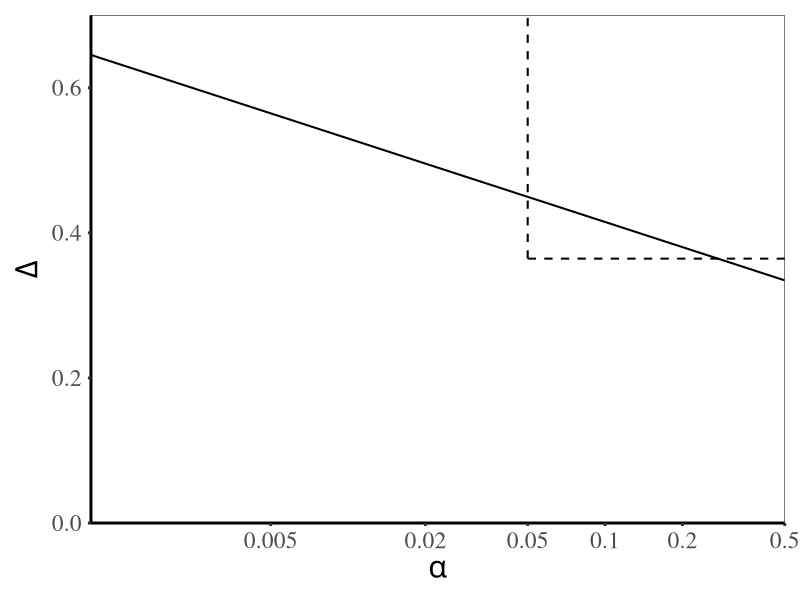

Here is the R script that generated this plot:
## ======================================================================
## Single-file script: B/W plot of equivalence curve and e-value curve
## Fixed version:
## - no right-edge artifact
## - complete dashed h=1 limit curve
## - dashed vertical goes all the way to top (Delta = mu_max)
## ======================================================================

suppressPackageStartupMessages(library(ggplot2))

# ---- 0) Easy parameters to tune ----
cfg <- list(
  x      = .2,
  sigma  = .1,
  delta  = -.1,
  alpha  = 0.05,
  
  mu_min  = 0,
  mu_max  = .7,
  mu_step = 0.001,
  
  h_vec            = c(0.5),
  include_h1_limit = TRUE,
  
  caps   = c(1000),
  h1_cap = NULL,
  
  panel         = "capped",   # "root", "capped", "both"
  plot_php      = TRUE,
  swap_axes     = TRUE,
  use_log_scale = TRUE,
  value_limits  = c(1e-3, 0.5),
  log_floor     = 1e-6,
  
  value_breaks = c(0.005, 0.02, 0.05, 0.1, 0.2, 0.5),
  value_labels = c("0.005","0.02","0.05","0.1","0.2","0.5"),
  
  show_legend     = FALSE,
  legend_position = "bottom",
  legend_nrow     = 1,
  
  base_size    = 22,
  tick_size    = 17,
  base_family  = "serif",
  line_width   = 0.7,
  facet_labels = c(root = "Uncapped", capped = "Capped"),
  linetype_map = c("0.5" = "solid"),
  
  save_path = NULL,
  width     = 3.35,
  height    = 2.4,
  dpi       = 300
)

# ---- 1) Numerically-stable helpers ----
LOG_MAX <- log(.Machine$double.xmax)
LOG_MIN <- log(.Machine$double.xmin)

clamp <- function(x, lo, hi) pmin(pmax(x, lo), hi)

logspace_add <- function(a, b) {
  m <- pmax(a, b)
  m + log(exp(a - m) + exp(b - m))
}

# ---- 2) Capped LR boost ----
compute_log_boost <- function(mu, sigma, k, C) {
  stopifnot(length(mu) == 1, is.finite(mu), mu >= 0)
  stopifnot(length(sigma) == 1, is.finite(sigma), sigma > 0)
  stopifnot(length(k) == 1, is.finite(k), k > 0)
  stopifnot(length(C) == 1, is.finite(C), C > 0)
  
  delta <- (k * mu) / sigma
  logC  <- log(C)
  
  g <- function(z) {
    log_t1 <- (-delta * (z - delta / 2)) + pnorm(z - delta, log.p = TRUE)
    log_t2 <- pnorm(z, lower.tail = FALSE, log.p = TRUE)
    log_lhs <- logspace_add(log_t1, log_t2)
    log_lhs + logC
  }
  
  lower <- -10
  upper <-  10
  it <- 0
  while (g(lower) * g(upper) > 0 && it < 30) {
    lower <- lower * 1.5
    upper <- upper * 1.5
    it <- it + 1
  }
  if (g(lower) * g(upper) > 0) {
    stop("compute_log_boost: failed to bracket root (try different parameters).")
  }
  
  z_sol <- uniroot(g, lower = lower, upper = upper)$root
  logC - delta * (z_sol - delta / 2)
}

# ---- 3) Root family ----
log_e_root_mu_h <- function(x, mu_vec, h, delta, sigma) {
  stopifnot(h < 1)
  dnorm(x, mean = mu_vec + delta / (1 - h), sd = sigma, log = TRUE) -
    dnorm(x, mean = mu_vec, sd = sigma, log = TRUE)
}

# ---- 4) Data builder ----
make_data <- function(cfg) {
  stopifnot(is.finite(cfg$x), length(cfg$x) == 1)
  stopifnot(is.finite(cfg$sigma), cfg$sigma > 0)
  stopifnot(is.finite(cfg$alpha), cfg$alpha > 0, cfg$alpha < 1)
  stopifnot(is.finite(cfg$delta), cfg$delta != 0)
  stopifnot(is.numeric(cfg$h_vec), length(cfg$h_vec) >= 1, all(is.finite(cfg$h_vec)), all(cfg$h_vec < 1))
  stopifnot(cfg$mu_min <= cfg$mu_max, cfg$mu_step > 0)
  
  mu_grid <- seq(cfg$mu_min, cfg$mu_max, by = cfg$mu_step)
  if (length(mu_grid) == 0) stop("Empty mu grid. Check mu_min/mu_max/mu_step.")
  
  default_cap <- 1 / cfg$alpha
  caps <- cfg$caps
  if (is.null(caps)) {
    caps <- rep(default_cap, length(cfg$h_vec))
  } else if (length(caps) == 1) {
    caps <- rep(as.numeric(caps), length(cfg$h_vec))
  } else {
    stopifnot(length(caps) == length(cfg$h_vec))
    caps <- as.numeric(caps)
  }
  h1_cap <- if (is.null(cfg$h1_cap)) default_cap else as.numeric(cfg$h1_cap)
  
  log_boosts <- mapply(
    function(h, cap) compute_log_boost(mu = abs(cfg$delta), sigma = cfg$sigma, k = 1 / (1 - h), C = cap),
    h = cfg$h_vec, cap = caps
  )
  stopifnot(all(is.finite(log_boosts)))
  
  root_list <- vector("list", length(cfg$h_vec))
  cap_list  <- vector("list", length(cfg$h_vec))
  
  for (i in seq_along(cfg$h_vec)) {
    h    <- cfg$h_vec[i]
    cap  <- caps[i]
    logb <- log_boosts[i]
    
    log_e_root <- log_e_root_mu_h(cfg$x, mu_grid, h, cfg$delta, cfg$sigma)
    
    e_root <- exp(clamp(log_e_root, LOG_MIN, LOG_MAX))
    root_list[[i]] <- data.frame(mu = mu_grid, h = h, family = "root", e_value = e_root)
    
    log_e_cap <- pmin(logb + log_e_root, log(cap))
    e_cap <- exp(clamp(log_e_cap, LOG_MIN, LOG_MAX))
    cap_list[[i]] <- data.frame(mu = mu_grid, h = h, family = "capped", e_value = e_cap)
  }
  
  out <- rbind(do.call(rbind, root_list), do.call(rbind, cap_list))
  
  if (isTRUE(cfg$include_h1_limit)) {
    indicator <- if (cfg$delta > 0) {
      as.numeric(cfg$x > qnorm(1 - cfg$alpha, mean = mu_grid, sd = cfg$sigma))
    } else {
      as.numeric(cfg$x < qnorm(cfg$alpha, mean = mu_grid, sd = cfg$sigma))
    }
    out <- rbind(out, data.frame(mu = mu_grid, h = 1, family = "capped", e_value = h1_cap * indicator))
  }
  
  stopifnot(all(is.finite(out$e_value)))
  stopifnot(all(out$e_value >= 0))
  out
}

# ---- 5) Plot builder ----
paper_theme <- function(cfg) {
  theme_classic(base_size = cfg$base_size, base_family = cfg$base_family) +
    theme(
      panel.border = element_rect(color = "black", fill = NA, linewidth = 0.35),
      axis.ticks.length = grid::unit(2.2, "pt"),
      axis.title = element_text(margin = margin(t = 6, r = 6)),
      axis.text = element_text(size = cfg$tick_size),
      legend.position = cfg$legend_position,
      legend.title = element_text(face = "plain"),
      legend.key.width = grid::unit(1.6, "cm"),
      strip.background = element_blank(),
      strip.text = element_text(face = "plain")
    )
}

bw_linetypes <- function(n) {
  types <- c("solid", "dashed", "dotdash", "dotted", "twodash", "longdash")
  rep(types, length.out = n)
}

make_plot <- function(df, cfg) {
  if (cfg$panel != "both") df <- df[df$family == cfg$panel, , drop = FALSE]
  df$family <- factor(df$family, levels = c("root", "capped"))
  
  h_chr <- as.character(df$h)
  h_num <- suppressWarnings(as.numeric(unique(h_chr)))
  if (!any(is.na(h_num))) {
    df$h <- factor(h_chr, levels = as.character(sort(unique(as.numeric(h_chr)))))
  } else {
    df$h <- factor(h_chr, levels = sort(unique(h_chr)))
  }
  
  show_leg <- cfg$show_legend
  if (identical(show_leg, "auto")) show_leg <- (nlevels(df$h) > 1)
  
  # Value transform
  e_plot <- pmax(df$e_value, cfg$log_floor)
  value  <- if (isTRUE(cfg$plot_php)) 1 / e_plot else if (isTRUE(cfg$use_log_scale)) e_plot else df$e_value
  
  # Censor outside limits for all data
  if (!is.null(cfg$value_limits)) {
    lo <- cfg$value_limits[1]
    hi <- cfg$value_limits[2]
    value[value < lo | value > hi] <- NA_real_
  }
  
  df$x_plot <- if (isTRUE(cfg$swap_axes)) value else df$mu
  df$y_plot <- if (isTRUE(cfg$swap_axes)) df$mu else value
  
  value_lab <- if (isTRUE(cfg$plot_php)) expression(alpha) else expression(epsilon[Delta])
  x_lab <- if (isTRUE(cfg$swap_axes)) value_lab else expression(Delta)
  y_lab <- if (isTRUE(cfg$swap_axes)) expression(Delta) else value_lab
  
  # Main curves only (exclude h=1, we draw that manually)
  df_main <- df[as.character(df$h) != "1", , drop = FALSE]
  
  hs <- levels(droplevels(df_main$h))
  if (!is.null(cfg$linetype_map)) {
    lt <- cfg$linetype_map
    miss <- setdiff(hs, names(lt))
    if (length(miss) > 0) {
      fill <- bw_linetypes(length(miss)); names(fill) <- miss
      lt <- c(lt, fill)
    }
    lt <- lt[hs]
  } else {
    lt <- setNames(bw_linetypes(length(hs)), hs)
  }
  
  p <- ggplot(df_main, aes(x = x_plot, y = y_plot, linetype = h, group = h)) +
    geom_path(color = "black", linewidth = cfg$line_width, lineend = "round", na.rm = TRUE)
  
  # Manual dashed h=1 limit curve (for this panel/config)
  if (isTRUE(cfg$include_h1_limit) && isTRUE(cfg$plot_php) && isTRUE(cfg$swap_axes) && cfg$panel %in% c("capped", "both")) {
    cap_h1 <- if (is.null(cfg$h1_cap)) 1 / cfg$alpha else cfg$h1_cap
    x_cut  <- 1 / cap_h1
    
    if (cfg$delta > 0) {
      y_cut <- cfg$x - cfg$sigma * qnorm(1 - cfg$alpha)
      y_from <- cfg$mu_min
      y_to   <- y_cut
    } else {
      y_cut <- cfg$x - cfg$sigma * qnorm(cfg$alpha)
      y_from <- y_cut
      y_to   <- cfg$mu_max
    }
    
    # only draw if x_cut sits in visible x-range
    if (is.null(cfg$value_limits) || (x_cut >= cfg$value_limits[1] && x_cut <= cfg$value_limits[2])) {
      x_right <- if (is.null(cfg$value_limits)) max(df_main$x_plot, na.rm = TRUE) else cfg$value_limits[2]
      
      p <- p +
        annotate("segment", x = x_cut, xend = x_cut, y = y_from, yend = y_to,
                 linetype = "dashed", linewidth = cfg$line_width, color = "black") +
        annotate("segment", x = x_cut, xend = x_right, y = y_cut, yend = y_cut,
                 linetype = "dashed", linewidth = cfg$line_width, color = "black")
    }
  }
  
  p <- p +
    scale_linetype_manual(values = lt, drop = TRUE) +
    labs(x = x_lab, y = y_lab, linetype = expression(h), title = NULL, subtitle = NULL, caption = NULL) +
    guides(linetype = if (isTRUE(show_leg)) guide_legend(nrow = cfg$legend_nrow, byrow = TRUE) else "none") +
    paper_theme(cfg)
  
  if (!isTRUE(show_leg)) p <- p + theme(legend.position = "none")
  
  if (cfg$panel == "both") {
    p <- p + facet_grid(family ~ ., switch = "y", labeller = as_labeller(cfg$facet_labels))
  }
  
  # scales on value axis
  if (isTRUE(cfg$use_log_scale)) {
    brks <- if (!is.null(cfg$value_breaks)) cfg$value_breaks else waiver()
    labs <- if (!is.null(cfg$value_labels)) cfg$value_labels else waiver()
    
    if (isTRUE(cfg$swap_axes)) {
      p <- p + scale_x_log10(
        limits = cfg$value_limits,
        breaks = brks,
        labels = labs,
        oob = scales::censor,
        expand = expansion(mult = 0)
      )
    } else {
      p <- p + scale_y_log10(
        limits = cfg$value_limits,
        breaks = brks,
        labels = labs,
        oob = scales::censor,
        expand = expansion(mult = 0)
      )
    }
  } else if (!is.null(cfg$value_limits)) {
    if (isTRUE(cfg$swap_axes)) p <- p + coord_cartesian(xlim = cfg$value_limits)
    else p <- p + coord_cartesian(ylim = cfg$value_limits)
  }
  
  # FORCE full Delta range so dashed vertical reaches top
  if (isTRUE(cfg$swap_axes)) {
    p <- p + scale_y_continuous(
      limits = c(cfg$mu_min, cfg$mu_max),
      expand = expansion(mult = 0)
    )
  } else {
    p <- p + scale_x_continuous(
      limits = c(cfg$mu_min, cfg$mu_max),
      expand = expansion(mult = 0)
    )
  }
  
  p
}

# ---- 6) Run ----
df <- make_data(cfg)
p  <- make_plot(df, cfg)
print(p)

if (!is.null(cfg$save_path)) {
  ggsave(
    filename = cfg$save_path,
    plot = p,
    width = cfg$width,
    height = cfg$height,
    dpi = cfg$dpi,
    device = if (grepl("\\.pdf$", cfg$save_path, ignore.case = TRUE)) grDevices::cairo_pdf else NULL
  )
}
